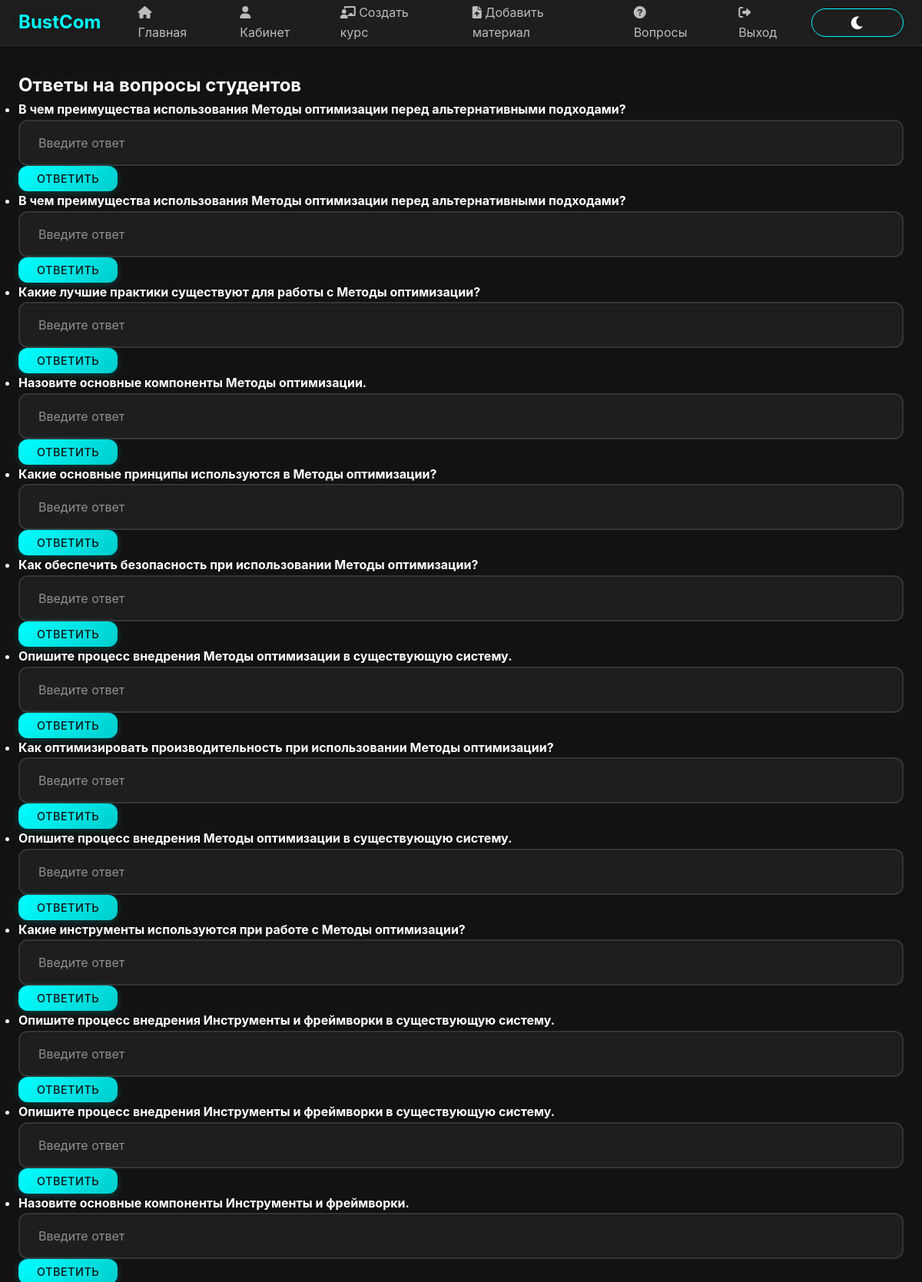
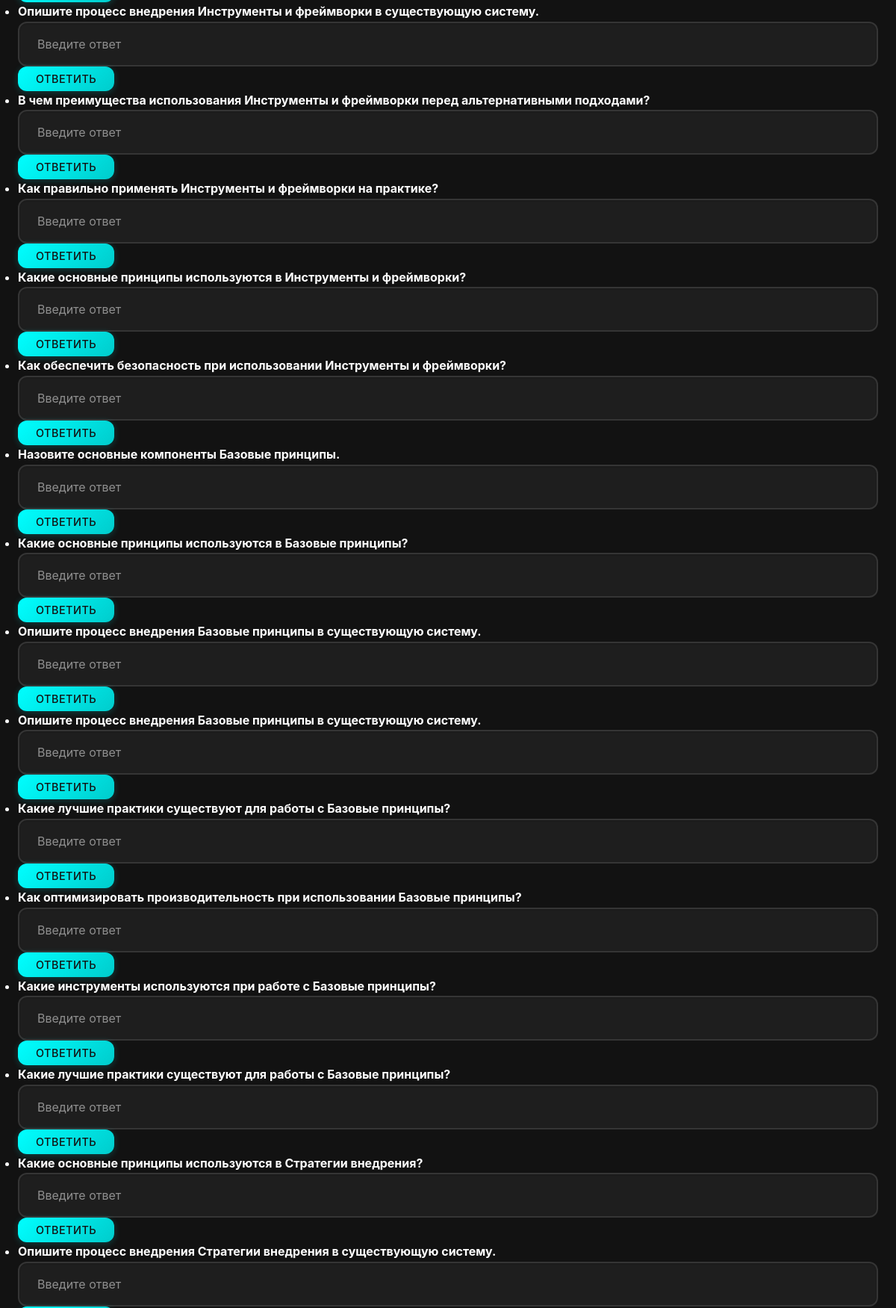
/questions/answer/ (signed in, upper part), run on the app's committed database (2 pictures, top to bottom).
### bustComProj/models.py (models this page shows)
class Question(models.Model):
    test = models.ForeignKey(Test, on_delete=models.CASCADE)
    question_text = models.TextField()
    question_type_choices = [('один', 'Один ответ'), ('несколько', 'Несколько ответов'), ('ввод', 'Ввод текста')]
    question_type = models.CharField(max_length=10, choices=question_type_choices)
    class Meta:
        verbose_name = 'Вопрос'
        verbose_name_plural = 'Вопросы'

### bustComProj/views.py (the view, shortened to what this page needs)
# urls.py: path('questions/answer/', answer_questions, name='answer_questions'),
@login_required
@role_required('teacher')
def answer_questions(request):
    questions = Question.objects.all()
    return render(request, 'questions/answer_questions.html', {'questions': questions})

### bustComProj/views.py (called while the page is built)
def role_required(role):
    def check_role(user):
        return user.is_authenticated and getattr(user.profile, 'role', '').lower() == role.lower()
    return user_passes_test(check_role)

### bustComProj/templates/questions/answer_questions.html (shortened to what this page needs)
{% extends "dashboards/dashboard_base.html" %}
{% block content %}
<h2>Ответы на вопросы студентов</h2>
<ul>
    {% for question in questions %}
        <li><strong>{{ question.question_text }}</strong></li>
        <form method="post">
            <input type="text" name="answer_text" placeholder="Введите ответ">
            <button type="submit">Ответить</button>
        </form>
    {% endfor %}
</ul>
{% endblock %}

### bustComProj/static/css/enhanced.css (style rules this page uses)
.btn, button, input[type="submit"], input[type="button"], .btn-primary, .btn-secondary, .btn-success, .btn-danger, .btn-info, .btn-warning, .btn-outline-primary, .btn-outline-secondary, .btn-outline-success, .btn-outline-danger, .btn-outline-info, .btn-outline-warning, a.btn, a.btn-action, a.btn-outline { display: inline-flex; align-items: center; justify-content: center; gap: 8px; padding: 12px 24px; border-radius: 8px; font-size: 1rem; font-weight: 600; text-decoration: none; cursor: pointer; transition: all 0.3s ease; box-shadow: 0 4px 6px rgba(0, 0, 0, 0.15); border: none; text-align: center; margin: 5px; min-width: 120px; position: relative; overflow: hidden; }
:root { --primary-color: #ff00ff; --secondary-color: #00ffcc; --accent-color: #ff3366; --background-dark: #1a1a1a; --background-light: #2a2a2a; --text-primary: #ffffff; --text-secondary: #e0e0e0; --success-color: #00ff88; --danger-color: #ff3366; --warning-color: #ffcc00; --border-radius: 15px; --transition-speed: 0.3s; }

### bustComProj/static/css/theme.css (style rules this page uses)
:root[data-theme="dark"] { --primary-color: #00ffff; --primary-dark: #00cccc; --primary-light: #80ffff; --secondary-color: #ff00ff; --secondary-dark: #cc00cc; --secondary-light: #ff80ff; --background-dark: #121212; --background-light: #1e1e1e; --background-lighter: #2d2d2d; --text-primary: #ffffff; --text-secondary: rgba(255, 255, 255, 0.7); --text-tertiary: rgba(255, 255, 255, 0.5); }

### bustComProj/templates/bustComProj/base.html (style rules this page uses)
:root { --primary-color: #00ffff; --primary-dark: #00cccc; --primary-light: #80ffff; --secondary-color: #ff00ff; --secondary-dark: #cc00cc; --secondary-light: #ff80ff; --background-dark: #121212; --background-light: #1e1e1e; --background-lighter: #2d2d2d; --text-primary: #ffffff; --text-secondary: rgba(255, 255, 255, 0.7); --text-tertiary: rgba(255, 255, 255, 0.5); --danger-color: #ff4444; --danger-dark: #cc0000; --success-color: #00ff00; --success-dark: #00cc00; --spacing-xs: 0.5rem; --spacing-sm: 1rem; --spacing-md: 1.5rem; --spacing-lg: 2rem; --spacing-xl: 3rem; --border-radius: 12px; --border-radius-sm: 8px; --max-width: 1200px; --header-height: 60px; --footer-height: 60px; --transition-fast: 0.2s ease; --transition-normal: 0.3s ease; --shadow-sm: 0 2px 4px rgba(0, 0, 0, 0.2); --shadow-md: 0 4px 6px rgba(0, 0, 0, 0.3); --shadow-lg: 0 8px 16px rgba(0, 0, 0, 0.4); }
* { margin: 0; padding: 0; box-sizing: border-box; -webkit-tap-highlight-color: transparent; }
body { font-family: -apple-system, BlinkMacSystemFont, 'Segoe UI', Roboto, Oxygen, Ubuntu, Cantarell, 'Open Sans', 'Helvetica Neue', sans-serif; background-color: var(--background-dark); color: var(--text-primary); line-height: 1.6; overflow-x: hidden; }
input, button, textarea, select { margin: 0; padding: 0; border: none; outline: none; background: none; font-family: inherit; font-size: inherit; color: inherit; -webkit-appearance: none; -moz-appearance: none; appearance: none; }
.btn, button[type="submit"], input[type="submit"] { display: inline-flex; align-items: center; justify-content: center; gap: var(--spacing-xs); padding: var(--spacing-xs) var(--spacing-md); border-radius: var(--border-radius); font-size: 0.9rem; font-weight: 500; text-decoration: none; cursor: pointer; transition: all var(--transition-normal); border: none; min-width: 120px; text-align: center; text-transform: uppercase; letter-spacing: 0.5px; position: relative; overflow: hidden; background: linear-gradient(135deg, var(--primary-color), var(--primary-dark)); color: var(--background-dark); box-shadow: 0 2px 10px rgba(0, 255, 255, 0.2); }
.btn::before, button[type="submit"]::before, input[type="submit"]::before { content: ''; position: absolute; top: 0; left: -100%; width: 100%; height: 100%; background: linear-gradient( 120deg, transparent, rgba(255, 255, 255, 0.2), transparent ); transition: all 0.5s ease; }
.form-control, input[type="text"], input[type="password"], input[type="email"], input[type="number"], input[type="search"], input[type="tel"], input[type="url"], textarea, select { width: 100%; padding: var(--spacing-sm) var(--spacing-md); border-radius: var(--border-radius); border: 2px solid rgba(255, 255, 255, 0.1); background-color: rgba(255, 255, 255, 0.05); color: var(--text-primary); transition: all var(--transition-normal); font-size: 1rem; line-height: 1.5; box-shadow: inset 0 1px 2px rgba(0, 0, 0, 0.1); }
.form-control::placeholder, input::placeholder, textarea::placeholder { color: var(--text-tertiary); }

### data on the page
Question: question_text "В чем преимущества использования Методы оптимизации перед альтернативными подходами?"
Question: question_text "В чем преимущества использования Методы оптимизации перед альтернативными подходами?"
Question: question_text "Какие лучшие практики существуют для работы с Методы оптимизации?"
Question: question_text "Назовите основные компоненты Методы оптимизации."
Question: question_text "Какие основные принципы используются в Методы оптимизации?"
Question: question_text "Как обеспечить безопасность при использовании Методы оптимизации?"
Question: question_text "Опишите процесс внедрения Методы оптимизации в существующую систему."
Question: question_text "Как оптимизировать производительность при использовании Методы оптимизации?"
Question: question_text "Опишите процесс внедрения Методы оптимизации в существующую систему."
Question: question_text "Какие инструменты используются при работе с Методы оптимизации?"
Question: question_text "Опишите процесс внедрения Инструменты и фреймворки в существующую систему."
Question: question_text "Опишите процесс внедрения Инструменты и фреймворки в существующую систему."
Question: question_text "Назовите основные компоненты Инструменты и фреймворки."
Question: question_text "Опишите процесс внедрения Инструменты и фреймворки в существующую систему."
Question: question_text "В чем преимущества использования Инструменты и фреймворки перед альтернативными подходами?"
Question: question_text "Как правильно применять Инструменты и фреймворки на практике?"
Question: question_text "Какие основные принципы используются в Инструменты и фреймворки?"
Question: question_text "Как обеспечить безопасность при использовании Инструменты и фреймворки?"
Question: question_text "Назовите основные компоненты Базовые принципы."
Question: question_text "Какие основные принципы используются в Базовые принципы?"
Question: question_text "Опишите процесс внедрения Базовые принципы в существующую систему."
Question: question_text "Опишите процесс внедрения Базовые принципы в существующую систему."
Question: question_text "Какие лучшие практики существуют для работы с Базовые принципы?"
Question: question_text "Как оптимизировать производительность при использовании Базовые принципы?"
Question: question_text "Какие инструменты используются при работе с Базовые принципы?"
Question: question_text "Какие лучшие практики существуют для работы с Базовые принципы?"
Question: question_text "Какие основные принципы используются в Стратегии внедрения?"
Question: question_text "Опишите процесс внедрения Стратегии внедрения в существующую систему."
